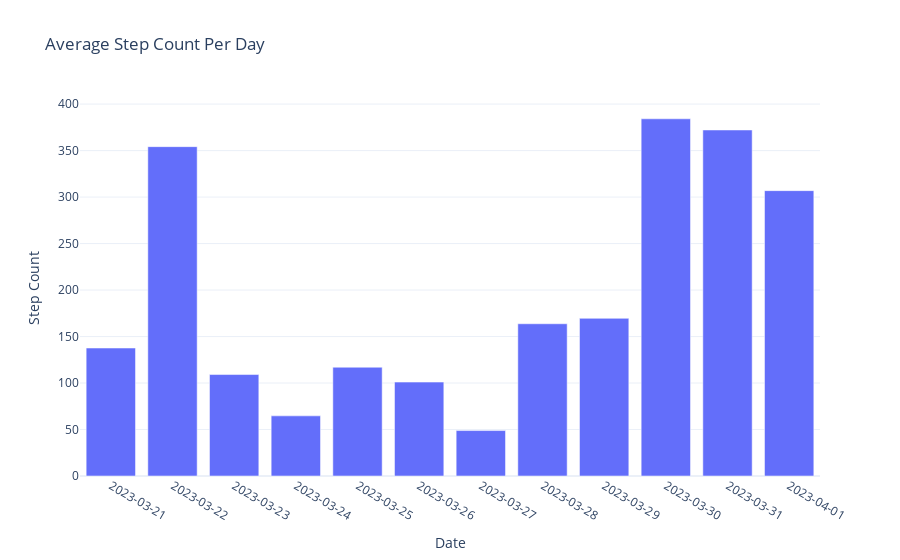

Notebook code cell kept with this figure:
### Code cell
## Plotting Calculate Average Step Counts per day
fig5 = px.bar(average_step_counts_per_day, x = 'Date',
               y = 'Step Count',
               title = 'Average Step Count Per Day')

fig5.update_xaxes(type='category')
fig5.show()

### Figure 1 — Plotly figure (JSON) as saved in the notebook; plotly's stock layout.template omitted (floating-point values rounded to 4 significant figures)
{"data": [{"alignmentgroup": "True", "hovertemplate": "Date=%{x}<br>Step Count=%{y}<extra></extra>", "legendgroup": "", "marker": {"color": "#636efa", "pattern": {"shape": ""}}, "name": "", "offsetgroup": "", "orientation": "v", "showlegend": false, "textposition": "auto", "type": "bar", "x": ["2023-03-21", "2023-03-22", "2023-03-23", "2023-03-24", "2023-03-25", "2023-03-26", "2023-03-27", "2023-03-28", "2023-03-29", "2023-03-30", "2023-03-31", "2023-04-01"], "xaxis": "x", "y": [137.6, 354.2, 109.1, 64.67, 117, 101, 48.88, 163.8, 169.6, 384.2, 372.2, 306.9], "yaxis": "y"}], "layout": {"barmode": "relative", "legend": {"tracegroupgap": 0}, "title": {"text": "Average Step Count Per Day"}, "xaxis": {"anchor": "y", "domain": [0, 1], "title": {"text": "Date"}, "type": "category"}, "yaxis": {"anchor": "x", "domain": [0, 1], "title": {"text": "Step Count"}}}}
